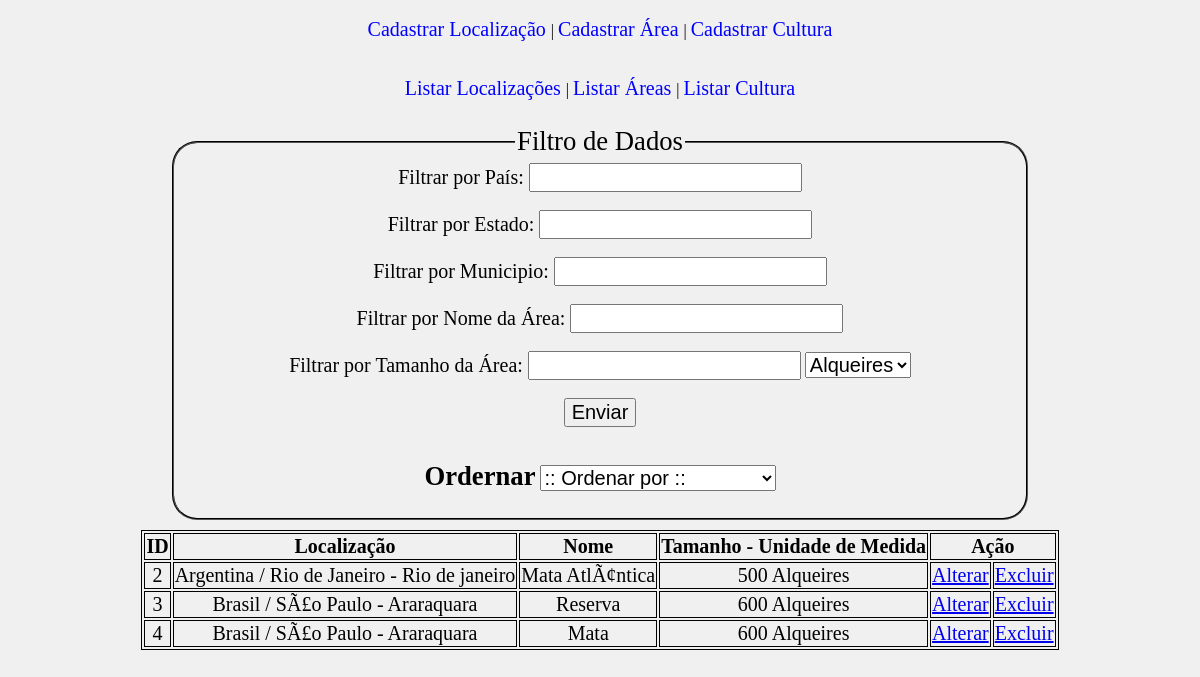
The app's page /listar_area.php, older data.
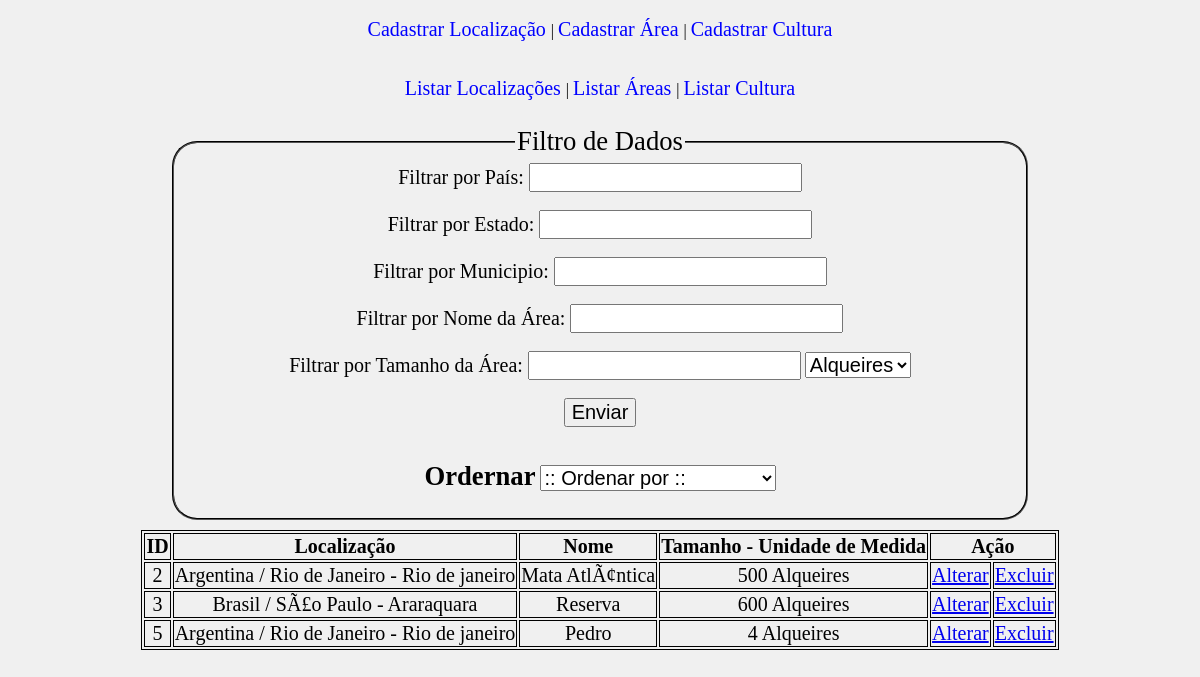
The same page, newer data.
### tables this page shows
CREATE TABLE IF NOT EXISTS `area` (
  `ID_area` int(11) NOT NULL AUTO_INCREMENT,
  `cod_localizacao` int(100) NOT NULL,
  `nome` varchar(100) NOT NULL,
  `uni_medida` varchar(10) NOT NULL,
  `tamanho` int(100) NOT NULL,
  PRIMARY KEY (`ID_area`),
  KEY `cod_localizacao` (`cod_localizacao`)
);

CREATE TABLE IF NOT EXISTS `localizacao` (
  `ID_localizacao` int(100) NOT NULL AUTO_INCREMENT,
  `pais` varchar(50) NOT NULL,
  `estado` varchar(50) NOT NULL,
  `municipio` varchar(50) NOT NULL,
  PRIMARY KEY (`ID_localizacao`)
);

### listar_area.php (the view, shortened to what this page needs)
<?php
	include "conexao.php";
	include "funcao.php";
?>
<html>
	<head>
		<link rel="stylesheet" href="estilos.css"/>
	</head>
	<body class="corpo">
		<?php
			menu();
			lista();
		?>
		<fieldset class="fieldset">
			<legend>Filtro de Dados</legend>
			<form action="listar_area.php" method="post">
				<label>Filtrar por País: </label>
				<input type="text" name="filtroPais"><br />
				<br />
				<label>Filtrar por Estado: </label>
				<input type="text" name="filtroEst"><br/>
				<br />
				<label>Filtrar por Municipio: </label>
				<input type="text" name="filtroMun"><br />
				<br />
				<label>Filtrar por Nome da Área: </label>
				<input type="text" name="filtroNome"><br />
				<br />
				<label>Filtrar por Tamanho da Área: </label>
				<input type="text" name="filtroTam">
				<select name="selectTam">
					<option value="al" selected>Alqueires</option>
				</select><br />
				<br />
				<input type="submit" value="Enviar">
			</form>
			<br />
			<form action="listar_area.php" method="post" name="ordenarAre">
				<label class="ordenar">Ordernar</label>
				<select name="ordenacaoAre" onchange="document.ordenarAre.submit()">
					<option value="">:: Ordenar por ::</option>
				</select>
			</form>
		</fieldset>
		<table class="table">
			<thead>
				<tr>
					<th>ID</th>
					<th>Localização</th>
					<th>Nome</th>
					<th>Tamanho - Unidade de Medida</th>
					<th colspan="2">Ação</th>
				</tr>
			</thead>
			<tbody>
				<?php
					$where = '';
					$order = '';
					$select = "SELECT * FROM area
					INNER JOIN localizacao ON
					area.cod_localizacao = localizacao.ID_localizacao
					$where
					$order";
					$resultado = mysqli_query($link, $select) or die( mysqli_error($link));
					while( $linha = mysqli_fetch_array($resultado) ){
						echo "<tr>";
							echo "<td>" . $linha['ID_area'] . "</td>";
							echo "<td>" . $linha['pais'] . " / " . $linha['estado'] . " - " . $linha['municipio'] . "</td>";
							echo "<td>" . $linha['nome'] . "</td>";
							echo "<td>" . $linha['tamanho'] . " " . $linha['uni_medida'] . "</td>";
							echo "<td> <a href='form_alterar_area.php?id=" . $linha['ID_area'] . "'> Alterar </a></td>";
							echo "<td> <a href='remove_area.php?id=" . $linha['ID_area'] . "'> Excluir </a></td>";
						echo "</tr>";
					}
				?>
			</tbody>
		</table>
	</body>
</html>

### funcao.php
<?php
	function menu(){
		?>
			<p class="link">
				<a href="form_localizacao.php"> Cadastrar Localização </a> |
				<a href="form_area.php"> Cadastrar Área </a> |
				<a href="form_cultura.php"> Cadastrar Cultura </a>
			</p>
		<?php
	}
	function lista(){
		?>
			<p class="link">
				<a href="listar_localizacao.php"> Listar Localizações </a> |
				<a href="listar_area.php"> Listar Áreas </a> |
				<a href="listar_cultura.php"> Listar Cultura </a>
			</p>
		<?php
	}
?>

### estilos.css (style rules this page uses)
.corpo { background-color: rgb(240, 240, 240); }
.fieldset { border-color: black; max-width: 70%; margin: 10px auto; border-radius: 25px; text-align: center; }
label, input, select { font-size: 20px; }
p.link { text-align: center; padding: 10px; }
.link a { color: blue; text-decoration: none; font-size: 15pt; }
.table { border: 1px solid black; margin: 10px auto; }
table td, table th { border: 1px solid black; font-family: Constantia; text-align: center; font-size: 20px; }
legend { margin: 0 auto; font-size: 20pt; }
label.ordenar { font-weight: bold; font-size: 20pt; }

Row changes from the older to the newer data that the page shows:
removed area: ID_area "4", cod_localizacao.pais "Brasil", cod_localizacao.estado "SÃ£o Paulo", cod_localizacao.municipio "Araraquara", nome "Mata", tamanho "600", uni_medida "Alqueires"
added area: ID_area "5", cod_localizacao.pais "Argentina", cod_localizacao.estado "Rio de Janeiro", cod_localizacao.municipio "Rio de janeiro", nome "Pedro", tamanho "4", uni_medida "Alqueires"
